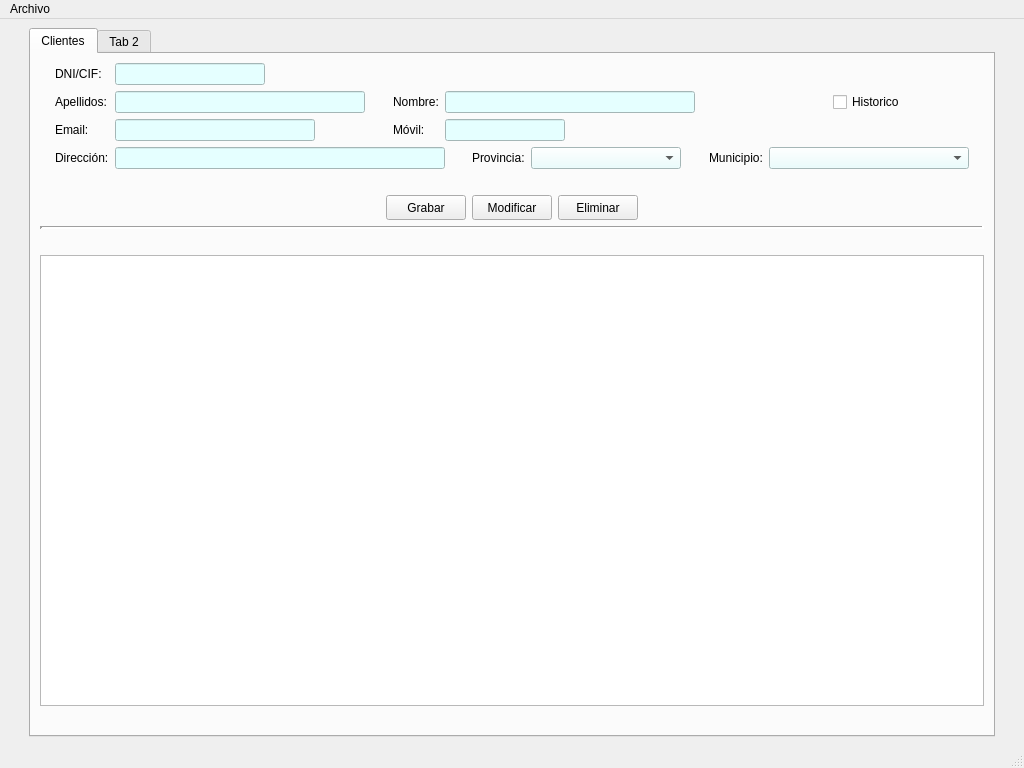
<?xml version="1.0" encoding="UTF-8"?>
<ui version="4.0">
 <class>venPrincipal</class>
 <widget class="QMainWindow" name="venPrincipal">
  <property name="geometry">
   <rect>
    <x>0</x>
    <y>0</y>
    <width>1024</width>
    <height>768</height>
   </rect>
  </property>
  <property name="sizePolicy">
   <sizepolicy hsizetype="Preferred" vsizetype="Preferred">
    <horstretch>0</horstretch>
    <verstretch>0</verstretch>
   </sizepolicy>
  </property>
  <property name="windowTitle">
   <string>InmoTeis</string>
  </property>
  <property name="windowIcon">
   <iconset>
    <normaloff>C:/Users/a23sergiopg/.designer/backup/img/icono.svg</normaloff>C:/Users/a23sergiopg/.designer/backup/img/icono.svg</iconset>
  </property>
  <widget class="QWidget" name="centralwidget">
   <layout class="QGridLayout" name="gridLayout_2">
    <item row="0" column="1">
     <widget class="QTabWidget" name="panPrincipal">
      <property name="currentIndex">
       <number>0</number>
      </property>
      <widget class="QWidget" name="pesClientes">
       <attribute name="title">
        <string>Clientes</string>
       </attribute>
       <layout class="QGridLayout" name="gridLayout_3">
        <item row="0" column="1">
         <layout class="QVBoxLayout" name="verticalLayout">
          <item>
           <layout class="QGridLayout" name="gridLayout">
            <item row="3" column="6">
             <spacer name="horizontalSpacer_3">
              <property name="orientation">
               <enum>Qt::Horizontal</enum>
              </property>
              <property name="sizeType">
               <enum>QSizePolicy::Expanding</enum>
              </property>
              <property name="sizeHint" stdset="0">
               <size>
                <width>40</width>
                <height>20</height>
               </size>
              </property>
             </spacer>
            </item>
            <item row="2" column="3">
             <spacer name="horizontalSpacer_2">
              <property name="orientation">
               <enum>Qt::Horizontal</enum>
              </property>
              <property name="sizeType">
               <enum>QSizePolicy::Expanding</enum>
              </property>
              <property name="sizeHint" stdset="0">
               <size>
                <width>40</width>
                <height>20</height>
               </size>
              </property>
             </spacer>
            </item>
            <item row="1" column="11" alignment="Qt::AlignHCenter">
             <widget class="QCheckBox" name="chkHistoriacli">
              <property name="text">
               <string>Historico</string>
              </property>
             </widget>
            </item>
            <item row="0" column="2">
             <widget class="QLineEdit" name="txtDnicli">
              <property name="minimumSize">
               <size>
                <width>120</width>
                <height>0</height>
               </size>
              </property>
              <property name="maximumSize">
               <size>
                <width>150</width>
                <height>16777215</height>
               </size>
              </property>
              <property name="styleSheet">
               <string notr="true">background-color:rgb(229, 255, 255);</string>
              </property>
             </widget>
            </item>
            <item row="0" column="1">
             <widget class="QLabel" name="lblDnicli">
              <property name="text">
               <string>DNI/CIF:</string>
              </property>
             </widget>
            </item>
            <item row="2" column="1">
             <widget class="QLabel" name="lblEmailcli">
              <property name="text">
               <string>Email:</string>
              </property>
             </widget>
            </item>
            <item row="2" column="2">
             <widget class="QLineEdit" name="txtEmailcli">
              <property name="minimumSize">
               <size>
                <width>200</width>
                <height>0</height>
               </size>
              </property>
              <property name="maximumSize">
               <size>
                <width>200</width>
                <height>16777215</height>
               </size>
              </property>
              <property name="styleSheet">
               <string notr="true">background-color:rgb(229, 255, 255);</string>
              </property>
             </widget>
            </item>
            <item row="2" column="5" colspan="4">
             <widget class="QLineEdit" name="txtMovilcli">
              <property name="minimumSize">
               <size>
                <width>120</width>
                <height>0</height>
               </size>
              </property>
              <property name="maximumSize">
               <size>
                <width>80</width>
                <height>16777215</height>
               </size>
              </property>
              <property name="styleSheet">
               <string notr="true">background-color:rgb(229, 255, 255);</string>
              </property>
              <property name="text">
               <string/>
              </property>
             </widget>
            </item>
            <item row="1" column="5" colspan="6">
             <widget class="QLineEdit" name="txtNomcli">
              <property name="minimumSize">
               <size>
                <width>200</width>
                <height>0</height>
               </size>
              </property>
              <property name="maximumSize">
               <size>
                <width>250</width>
                <height>16777215</height>
               </size>
              </property>
              <property name="styleSheet">
               <string notr="true">background-color:rgb(229, 255, 255);</string>
              </property>
             </widget>
            </item>
            <item row="2" column="4">
             <widget class="QLabel" name="lblMovilcli">
              <property name="text">
               <string>Móvil:</string>
              </property>
             </widget>
            </item>
            <item row="1" column="1">
             <widget class="QLabel" name="lblApelcli">
              <property name="text">
               <string>Apellidos:</string>
              </property>
             </widget>
            </item>
            <item row="3" column="7">
             <widget class="QLabel" name="lblProvcli">
              <property name="text">
               <string>Provincia:</string>
              </property>
             </widget>
            </item>
            <item row="1" column="2">
             <widget class="QLineEdit" name="txtApelcli">
              <property name="minimumSize">
               <size>
                <width>250</width>
                <height>0</height>
               </size>
              </property>
              <property name="maximumSize">
               <size>
                <width>350</width>
                <height>16777215</height>
               </size>
              </property>
              <property name="styleSheet">
               <string notr="true">background-color:rgb(229, 255, 255);</string>
              </property>
             </widget>
            </item>
            <item row="1" column="4">
             <widget class="QLabel" name="lblNomcli">
              <property name="text">
               <string>Nombre:</string>
              </property>
             </widget>
            </item>
            <item row="3" column="8">
             <widget class="QComboBox" name="cmbProvcli">
              <property name="minimumSize">
               <size>
                <width>150</width>
                <height>0</height>
               </size>
              </property>
              <property name="maximumSize">
               <size>
                <width>150</width>
                <height>16777215</height>
               </size>
              </property>
              <property name="styleSheet">
               <string notr="true">background-color:rgb(229, 255, 255);</string>
              </property>
             </widget>
            </item>
            <item row="3" column="2" colspan="4">
             <widget class="QLineEdit" name="txtDircli">
              <property name="minimumSize">
               <size>
                <width>300</width>
                <height>0</height>
               </size>
              </property>
              <property name="maximumSize">
               <size>
                <width>1200</width>
                <height>16777215</height>
               </size>
              </property>
              <property name="styleSheet">
               <string notr="true">background-color:rgb(229, 255, 255);</string>
              </property>
             </widget>
            </item>
            <item row="3" column="11">
             <widget class="QComboBox" name="cmbMunicli">
              <property name="minimumSize">
               <size>
                <width>200</width>
                <height>0</height>
               </size>
              </property>
              <property name="maximumSize">
               <size>
                <width>200</width>
                <height>16777215</height>
               </size>
              </property>
              <property name="styleSheet">
               <string notr="true">background-color:rgb(229, 255, 255);</string>
              </property>
             </widget>
            </item>
            <item row="3" column="1">
             <widget class="QLabel" name="lblDircli">
              <property name="text">
               <string>Dirección:</string>
              </property>
             </widget>
            </item>
            <item row="3" column="10">
             <widget class="QLabel" name="lblMunicli">
              <property name="text">
               <string>Municipio:</string>
              </property>
             </widget>
            </item>
            <item row="1" column="3">
             <spacer name="horizontalSpacer">
              <property name="orientation">
               <enum>Qt::Horizontal</enum>
              </property>
              <property name="sizeType">
               <enum>QSizePolicy::Expanding</enum>
              </property>
              <property name="sizeHint" stdset="0">
               <size>
                <width>40</width>
                <height>20</height>
               </size>
              </property>
             </spacer>
            </item>
            <item row="3" column="9">
             <spacer name="horizontalSpacer_7">
              <property name="orientation">
               <enum>Qt::Horizontal</enum>
              </property>
              <property name="sizeHint" stdset="0">
               <size>
                <width>40</width>
                <height>20</height>
               </size>
              </property>
             </spacer>
            </item>
            <item row="0" column="0" rowspan="4">
             <spacer name="horizontalSpacer_12">
              <property name="orientation">
               <enum>Qt::Horizontal</enum>
              </property>
              <property name="sizeHint" stdset="0">
               <size>
                <width>40</width>
                <height>20</height>
               </size>
              </property>
             </spacer>
            </item>
            <item row="0" column="12" rowspan="4">
             <spacer name="horizontalSpacer_9">
              <property name="orientation">
               <enum>Qt::Horizontal</enum>
              </property>
              <property name="sizeHint" stdset="0">
               <size>
                <width>40</width>
                <height>20</height>
               </size>
              </property>
             </spacer>
            </item>
           </layout>
          </item>
          <item>
           <spacer name="verticalSpacer">
            <property name="orientation">
             <enum>Qt::Vertical</enum>
            </property>
            <property name="sizeType">
             <enum>QSizePolicy::Fixed</enum>
            </property>
            <property name="sizeHint" stdset="0">
             <size>
              <width>20</width>
              <height>20</height>
             </size>
            </property>
           </spacer>
          </item>
          <item>
           <layout class="QHBoxLayout" name="horizontalLayout">
            <property name="spacing">
             <number>6</number>
            </property>
            <item>
             <spacer name="horizontalSpacer_8">
              <property name="orientation">
               <enum>Qt::Horizontal</enum>
              </property>
              <property name="sizeHint" stdset="0">
               <size>
                <width>20</width>
                <height>20</height>
               </size>
              </property>
             </spacer>
            </item>
            <item>
             <widget class="QPushButton" name="btnGrabarcli">
              <property name="minimumSize">
               <size>
                <width>80</width>
                <height>25</height>
               </size>
              </property>
              <property name="maximumSize">
               <size>
                <width>80</width>
                <height>25</height>
               </size>
              </property>
              <property name="text">
               <string>Grabar</string>
              </property>
             </widget>
            </item>
            <item>
             <widget class="QPushButton" name="btnModifcli">
              <property name="minimumSize">
               <size>
                <width>80</width>
                <height>25</height>
               </size>
              </property>
              <property name="maximumSize">
               <size>
                <width>80</width>
                <height>25</height>
               </size>
              </property>
              <property name="text">
               <string>Modificar</string>
              </property>
             </widget>
            </item>
            <item>
             <widget class="QPushButton" name="btnDelcli">
              <property name="minimumSize">
               <size>
                <width>80</width>
                <height>25</height>
               </size>
              </property>
              <property name="maximumSize">
               <size>
                <width>80</width>
                <height>25</height>
               </size>
              </property>
              <property name="text">
               <string>Eliminar</string>
              </property>
             </widget>
            </item>
            <item>
             <spacer name="horizontalSpacer_6">
              <property name="orientation">
               <enum>Qt::Horizontal</enum>
              </property>
              <property name="sizeType">
               <enum>QSizePolicy::Expanding</enum>
              </property>
              <property name="sizeHint" stdset="0">
               <size>
                <width>20</width>
                <height>20</height>
               </size>
              </property>
             </spacer>
            </item>
           </layout>
          </item>
         </layout>
        </item>
        <item row="3" column="2">
         <spacer name="horizontalSpacer_11">
          <property name="orientation">
           <enum>Qt::Horizontal</enum>
          </property>
          <property name="sizeHint" stdset="0">
           <size>
            <width>40</width>
            <height>20</height>
           </size>
          </property>
         </spacer>
        </item>
        <item row="2" column="1">
         <spacer name="verticalSpacer_2">
          <property name="orientation">
           <enum>Qt::Vertical</enum>
          </property>
          <property name="sizeType">
           <enum>QSizePolicy::Fixed</enum>
          </property>
          <property name="sizeHint" stdset="0">
           <size>
            <width>20</width>
            <height>20</height>
           </size>
          </property>
         </spacer>
        </item>
        <item row="1" column="1">
         <widget class="Line" name="line">
          <property name="frameShadow">
           <enum>QFrame::Sunken</enum>
          </property>
          <property name="lineWidth">
           <number>3</number>
          </property>
          <property name="orientation">
           <enum>Qt::Horizontal</enum>
          </property>
         </widget>
        </item>
        <item row="3" column="1">
         <widget class="QTableWidget" name="tabClientes"/>
        </item>
        <item row="3" column="0">
         <spacer name="horizontalSpacer_10">
          <property name="orientation">
           <enum>Qt::Horizontal</enum>
          </property>
          <property name="sizeHint" stdset="0">
           <size>
            <width>40</width>
            <height>20</height>
           </size>
          </property>
         </spacer>
        </item>
        <item row="4" column="1">
         <spacer name="verticalSpacer_3">
          <property name="orientation">
           <enum>Qt::Vertical</enum>
          </property>
          <property name="sizeType">
           <enum>QSizePolicy::Fixed</enum>
          </property>
          <property name="sizeHint" stdset="0">
           <size>
            <width>20</width>
            <height>20</height>
           </size>
          </property>
         </spacer>
        </item>
       </layout>
      </widget>
      <widget class="QWidget" name="tabConstruccion">
       <attribute name="title">
        <string>Tab 2</string>
       </attribute>
       <widget class="QLabel" name="label">
        <property name="geometry">
         <rect>
          <x>400</x>
          <y>270</y>
          <width>131</width>
          <height>31</height>
         </rect>
        </property>
        <property name="text">
         <string>PANEL EN CONSTRUCCIÓN</string>
        </property>
       </widget>
      </widget>
     </widget>
    </item>
    <item row="0" column="0">
     <spacer name="horizontalSpacer_4">
      <property name="orientation">
       <enum>Qt::Horizontal</enum>
      </property>
      <property name="sizeType">
       <enum>QSizePolicy::Fixed</enum>
      </property>
      <property name="sizeHint" stdset="0">
       <size>
        <width>20</width>
        <height>20</height>
       </size>
      </property>
     </spacer>
    </item>
    <item row="0" column="2">
     <spacer name="horizontalSpacer_5">
      <property name="orientation">
       <enum>Qt::Horizontal</enum>
      </property>
      <property name="sizeType">
       <enum>QSizePolicy::Fixed</enum>
      </property>
      <property name="sizeHint" stdset="0">
       <size>
        <width>20</width>
        <height>20</height>
       </size>
      </property>
     </spacer>
    </item>
   </layout>
  </widget>
  <widget class="QMenuBar" name="menubar">
   <property name="geometry">
    <rect>
     <x>0</x>
     <y>0</y>
     <width>1024</width>
     <height>21</height>
    </rect>
   </property>
   <widget class="QMenu" name="menuSalir">
    <property name="title">
     <string>Archivo</string>
    </property>
    <addaction name="actSalir"/>
   </widget>
   <addaction name="menuSalir"/>
  </widget>
  <widget class="QStatusBar" name="statusbar"/>
  <action name="actionSalir">
   <property name="text">
    <string>Salir</string>
   </property>
  </action>
  <action name="actionSalir_2">
   <property name="text">
    <string>Salir</string>
   </property>
  </action>
  <action name="actSalir">
   <property name="text">
    <string>Salir</string>
   </property>
  </action>
 </widget>
 <resources/>
 <connections/>
</ui>
